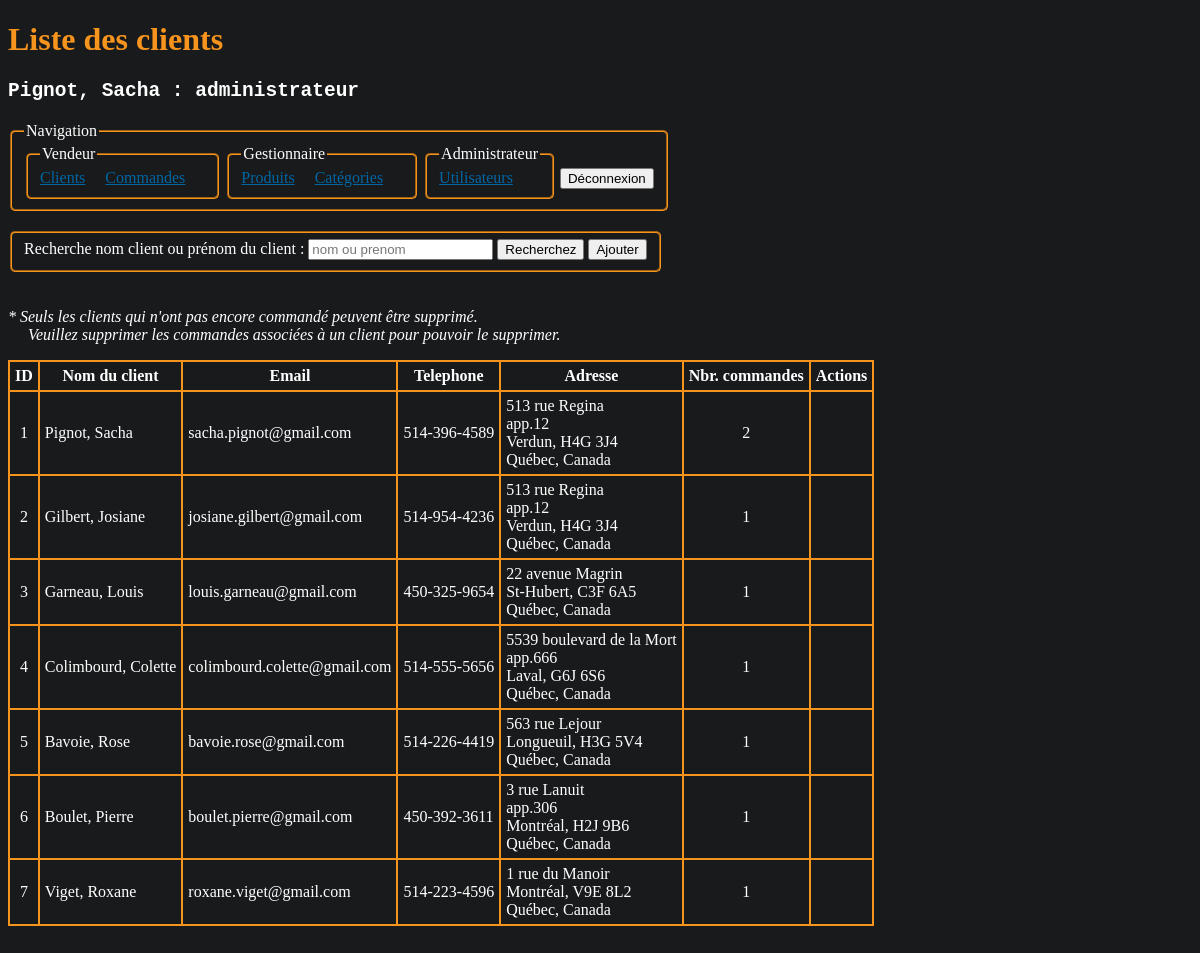
Before: /clients/index.php (signed in) with the older database file.
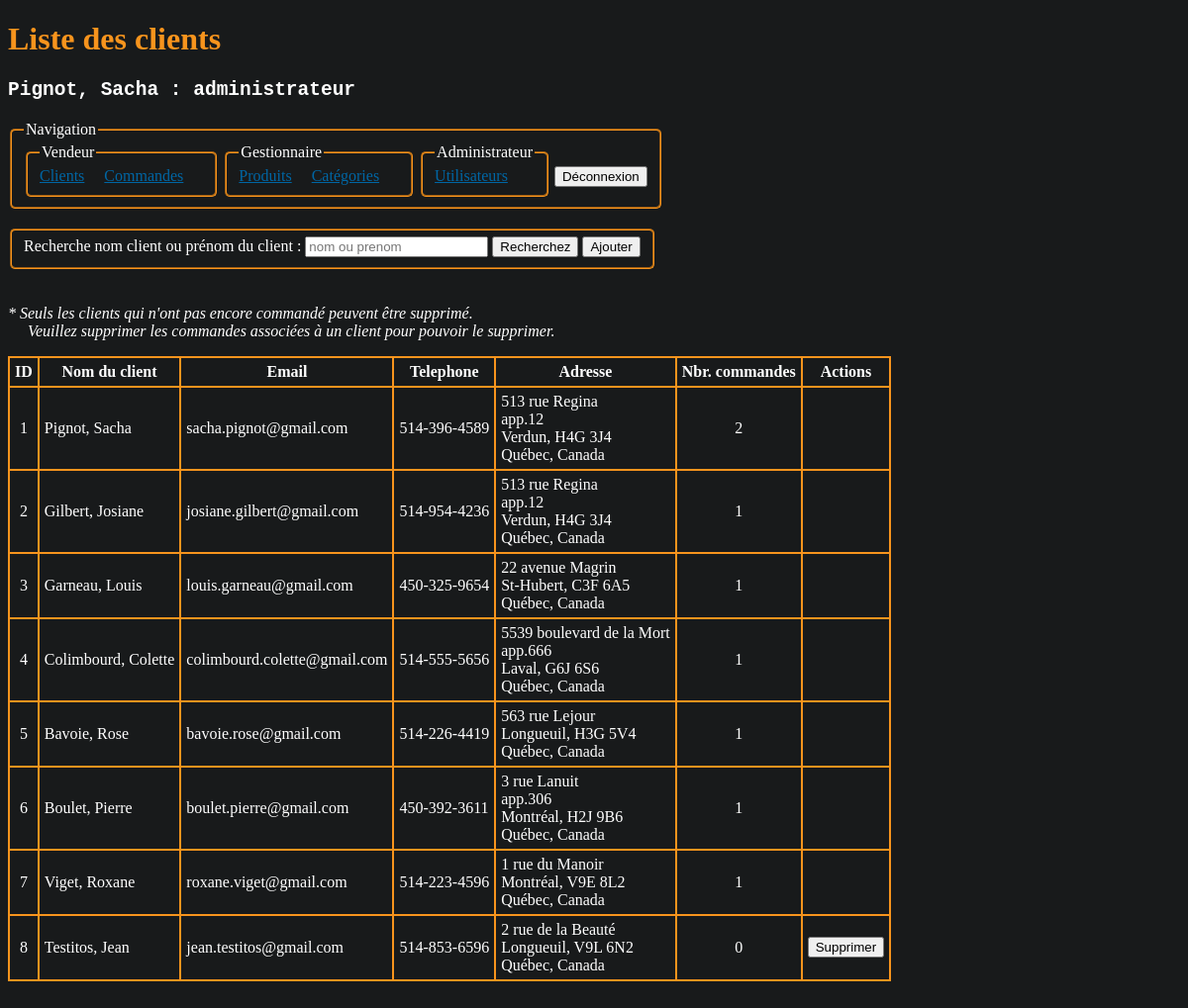
After: the same page with the newer database file.
### tables this page shows
CREATE TABLE IF NOT EXISTS `Clients` (
  `client_id` INT NOT NULL AUTO_INCREMENT,
  `client_nom` VARCHAR(255) NOT NULL,
  `client_prenom` VARCHAR(255) NOT NULL,
  `client_email` VARCHAR(255) NOT NULL,
  `client_telephone` VARCHAR(255) NOT NULL,
  `client_adresse` VARCHAR(255) NOT NULL,
  `client_adresse2` VARCHAR(255) NULL,
  `client_ville` VARCHAR(255) NOT NULL,
  `client_cp` VARCHAR(255) NOT NULL,
  PRIMARY KEY (`client_id`),
  UNIQUE INDEX `client_email_UNIQUE` (`client_email` ASC));

### inc/sql.php (called while the page is built, shortened)
    <?php
function ListerClients($conn, $recherche = "")
{
    $req = "SELECT CL.*, COUNT(CO.commande_id) AS 'nbr_commandes'
    FROM clients AS CL
    LEFT JOIN
        commandes AS CO ON CL.client_id = CO.fk_client_id
    WHERE (CL.client_nom LIKE ?) OR (CL.client_prenom LIKE ?)
    GROUP BY
        CL.client_id";
    $stmt = mysqli_prepare($conn, $req);
    $recherche = "%" . trim($recherche) . "%";
    mysqli_stmt_bind_param($stmt, "ss", $recherche, $recherche);
    if (mysqli_stmt_execute($stmt)) {
        $result = mysqli_stmt_get_result($stmt);
        $nbResult = mysqli_num_rows($result);
        $liste = array();
        if ($nbResult) {
            mysqli_data_seek($result, 0);
            while ($row = mysqli_fetch_array($result, MYSQLI_ASSOC)) {
                $liste[] = $row;
            }
        }
        return $liste;
    } else {
        errSQL($conn);
        exit;
    }
}
            mysqli_rollback($conn); ?>

### clients/index.php (the view, shortened to what this page needs)
<?php
require_once("../inc/sql.php");
$recherche = isset($_POST['recherche']) ? trim($_POST['recherche']) : "";
$liste = ListerClients($conn, $recherche);
?>
<!DOCTYPE html>
<html lang="fr">
<head>
    <link rel="stylesheet" href="../assets/css/style.css">
</head>
<body>
    <h1>Liste des clients</h1>
    <h2>
        <pre><?= $_SESSION['utilisateur']["utilisateur_nom"] . ", " . $_SESSION['utilisateur']["utilisateur_prenom"] . " : " . $_SESSION['utilisateur']["utilisateur_type"] ?></pre>
    </h2>
    <?php include("../menu.php"); ?>
    <form id="recherche" action="" method="post">
        <fieldset>
            <label>Recherche nom client ou prénom du client : </label>
            <input type="text" name="recherche" value="<?= $recherche ?>" placeholder="nom ou prenom">
            <input type="submit" value="Recherchez">
            <button class="ajout"><a href="ajout.php">Ajouter</a></button>
        </fieldset>
    </form>
    <p><i>* Seuls les clients qui n'ont pas encore commandé peuvent être supprimé.<br><span class="margin_left">Veuillez supprimer les commandes associées à un client pour pouvoir le supprimer.</span></i></p>
    <table>
        <tr>
            <th>ID</th>
            <th>Nom du client</th>
            <th>Email</th>
            <th>Telephone</th>
            <th>Adresse</th>
            <th>Nbr. commandes</th>
            <th>Actions</th>
        </tr>
        <?php foreach ($liste as $row) :
        ?>
            <tr>
                <td class="txtcenter"><?= $row["client_id"] ?></td>
                <td><?= $row["client_nom"] . ", " . $row["client_prenom"] ?></td>
                <td><?= $row["client_email"] ?></td>
                <td><?= $row["client_telephone"] ?></td>
                <td><?php echo $row["client_adresse"];
                    echo isset($row["client_adresse2"]) ? "<br>" . $row["client_adresse2"] : "";
                    echo "<br>" . $row["client_ville"] . ", " . $row["client_cp"] .
                        "<br>Québec, Canada" ?></td>
                <td class="txtcenter"><?= $row["nbr_commandes"] ?></td>
                <td><?php if ($row["nbr_commandes"] == 0) : ?>
                        <form action="" method="post">
                            <input type="submit" value="Supprimer">
                        </form>
                    <?php endif; ?>
                </td>
            </tr>
        <?php endforeach; ?>
    </table>
</body>
</html>

### menu.php
<nav id="main_menu">
    <fieldset>
        <legend>Navigation</legend>
        <fieldset>
            <legend>Vendeur</legend>
            <a href="../clients/index.php">Clients</a><a href="../commandes/index.php">Commandes</a>
        </fieldset>
        <?php if ($_SESSION['utilisateur']["utilisateur_type"] == "gestionnaire" || $_SESSION['utilisateur']["utilisateur_type"] == "administrateur") : ?>
            <fieldset>
                <legend>Gestionnaire</legend>
                <a href="../produits/index.php">Produits</a><a href="../categories/index.php">Catégories</a>
            </fieldset>
        <?php endif; ?>
        <?php if ($_SESSION['utilisateur']["utilisateur_type"] == "administrateur") : ?>
            <fieldset>
                <legend>Administrateur</legend>
                <a href="../utilisateurs/index.php">Utilisateurs</a>
            </fieldset>
        <?php endif; ?>
        <button><a href="../deconnexion.php">Déconnexion</a></button>
    </fieldset>
</nav>

### assets/css/style.css (style rules this page uses)
body { background-color: #181a1b; color: white; padding-bottom: 200px; }
h1 { color: #F7941D; }
a { color: #0066a4; }
button a { text-decoration: none; color: black; }
fieldset { display: inline; border-radius: 5px; border-color: #F7941D ; margin-bottom: 20px; }
table { border-collapse: collapse; }
table,th, td { border: 2px solid #F7941D; }
th, td { padding: 5px; }
.txtcenter { text-align: center; }
.margin_left { margin-left: 20px; }
#main_menu fieldset > fieldset { margin-bottom: 0px; }
#main_menu a { padding-right: 20px; }
#main_menu button a { padding-right: 0px; }

Changed rows visible on the page:
added clients: client_id "8", client_nom "Testitos", client_prenom "Jean", client_email "jean.testitos@gmail.com", client_telephone "514-853-6596", client_adresse "2 rue de la Beauté", client_ville "Longueuil", client_cp "V9L 6N2", nbr_commandes "0"
